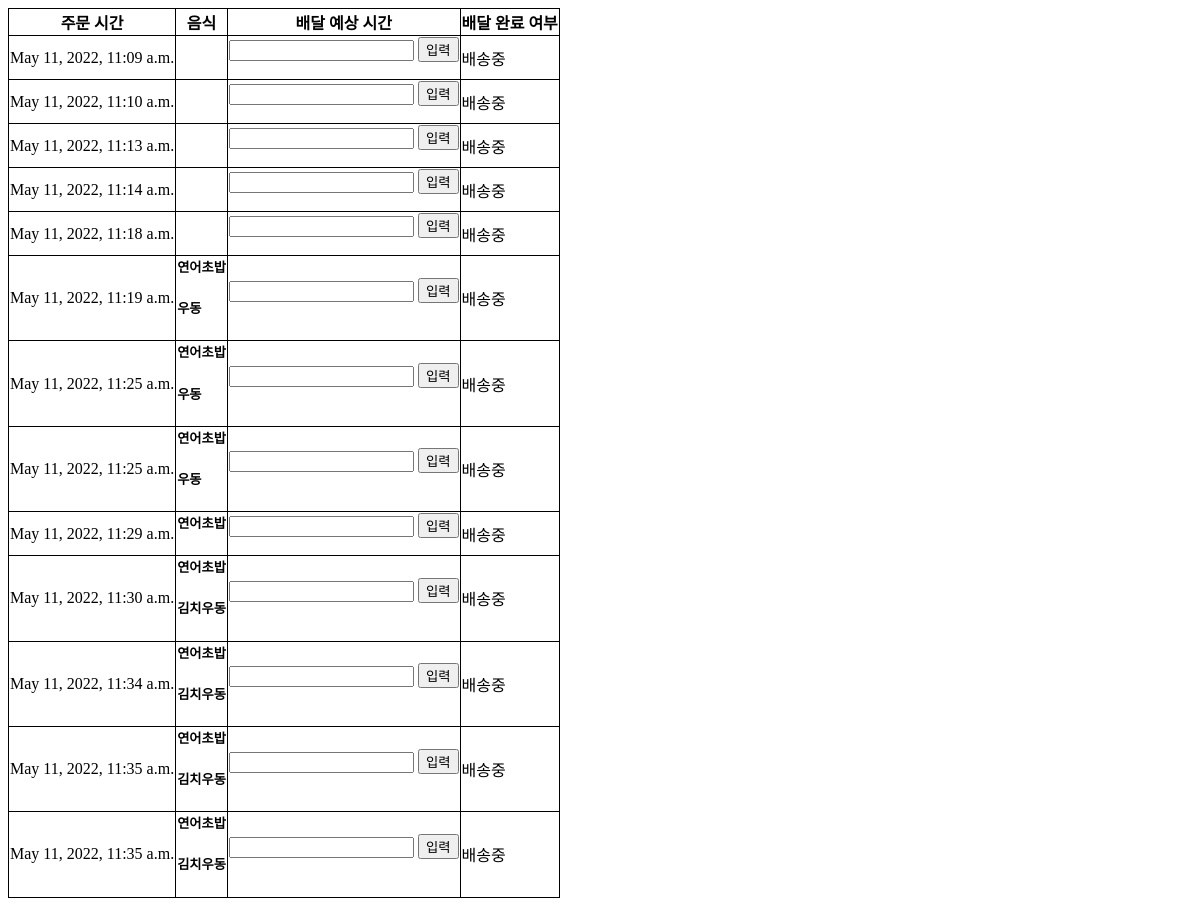
The app's page /owner/timeinput/4, older data.
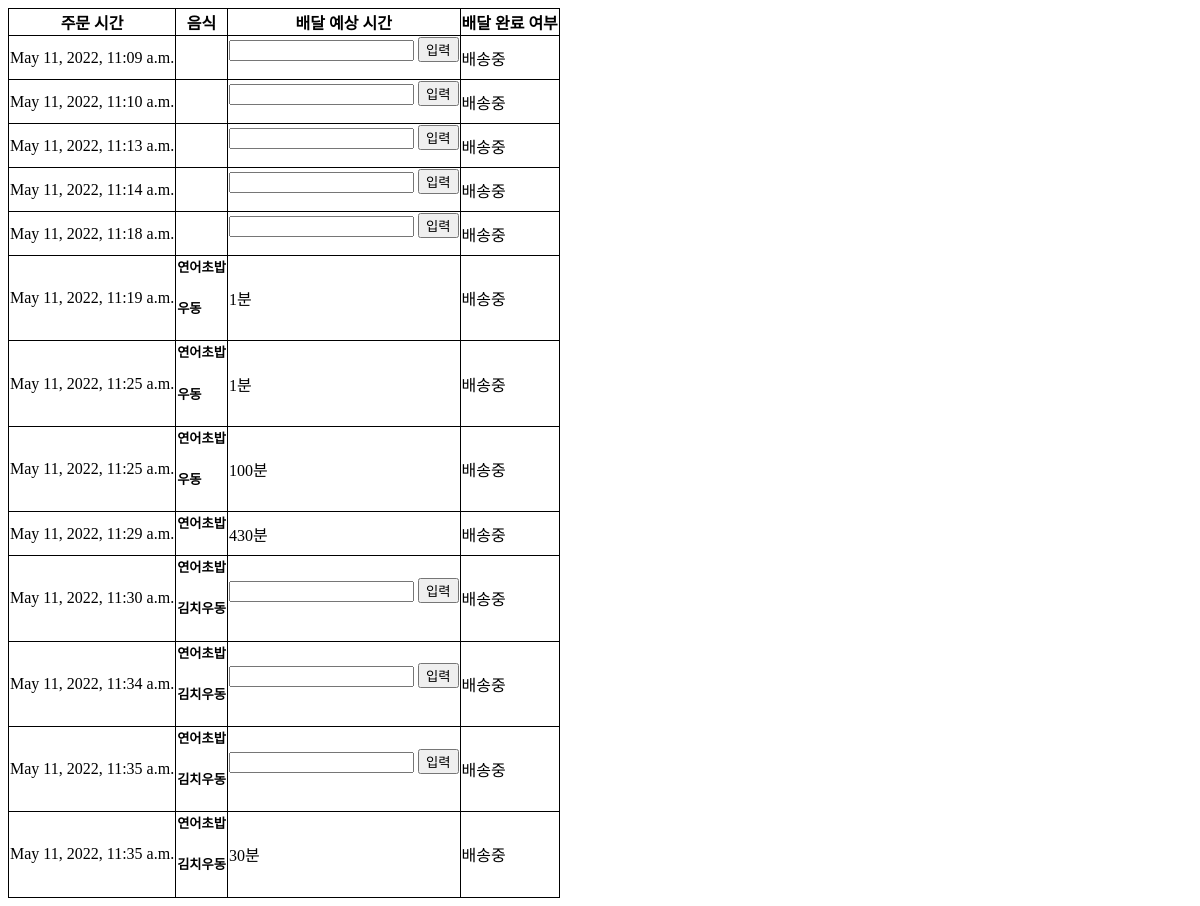
The same page, newer data.
### order/models.py (models this page shows)
class Order(models.Model):
    shop = models.ForeignKey(Shop, on_delete=models.CASCADE)
    order_date = models.DateTimeField('date ordered')
    estimated_time = models.IntegerField(default = -1)
    delivery_address = models.CharField(max_length=100)
    delivery_finish = models.BooleanField(default = 0)

### owner/views.py (the view)
# urls.py: path('timeinput/<int:shop_id>', views.timeinput, name="timeinput"),
@csrf_exempt
def timeinput(request, shop_id):
    if request.method == 'GET':
        orders = Order.objects.filter(shop=shop_id)
        return render(request, 'owner/orders.html', {'orders': orders, 'shop_id': shop_id})
    elif request.method == 'POST':
        order = Order.objects.get(pk=int(request.POST['order_id']))
        order.estimated_time = int(request.POST['estimated_time'])
        order.save()
        return render(request, 'owner/time_input_success.html', {'order': order, 'shop_id': shop_id})

### owner/templates/owner/orders.html (shortened to what this page needs)
<table style="border: 1px solid black; border-collapse: collapse">
    <tr style="border: 1px solid black;">
        <th style="border: 1px solid black;">주문 시간</th>
        <th style="border: 1px solid black;">음식</th>
        <th style="border: 1px solid black;">배달 예상 시간</th>
        <th style="border: 1px solid black;">배달 완료 여부</th>
    </tr>
    {% for order in orders %}
    <tr style="border: 1px solid black;">
        <td style="border: 1px solid black;">
            {{ order.order_date }}
        </td>
        <td style="border: 1px solid black;">
            {% for ordermenu in order.ordermenu_set.all %}
                <h5> {{ordermenu.order_menu_name}}</h5>
            {% endfor %}
        </td>
        <td style="border: 1px solid black;">
            {% if order.estimated_time == -1 %}
                <form method="post" action="/owner/timeinput/{{shop_id}}">
                    <input type="number" name="estimated_time"/>
                    <input type="submit" value="입력"/>
                </form>
            {% else %}
                {{order.estimated_time}}분
            {% endif %}
        </td>
        <td style="border: 1px solid black;">
            {% if order.delivery_finish == 0 %}
                배송중
            {% else %}
                완료
            {% endif %}
        </td>
    </tr>
    {% endfor %}
</table>

Row changes from the older to the newer data that the page shows:
changed Order "May 11, 2022, 11:19 a.m.": estimated_time (not shown) → "1"; value "입력" → (not shown)
changed Order (number 7 of 13 on the later page): estimated_time (not shown) → "1"; value "입력" → (not shown)
changed Order (number 8 of 13 on the later page): estimated_time (not shown) → "100"; value "입력" → (not shown)
changed Order "May 11, 2022, 11:29 a.m.": estimated_time (not shown) → "430"; value "입력" → (not shown)
changed Order (number 13 of 13 on the later page): estimated_time (not shown) → "30"; value "입력" → (not shown)
